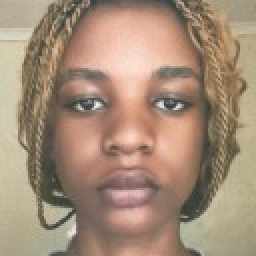
#> input picture data/augmented/images/Happy/Happy_neutral__brightness.jpg, 128 x 128 px (shown 2 times larger); its folder holds only this picture in this run
$ python -i image_pipeline.py   (imports and definitions only)
#> lines starting #> are read from the running program, lines starting #| are printed output that depends on the picture
"""Task 2: load faces, augment them, extract features, write image_features.csv."""
from __future__ import annotations

import re
import warnings
from pathlib import Path

import cv2
import numpy as np
import pandas as pd
from PIL import Image, ImageOps
from skimage.feature import hog, local_binary_pattern

from .config import AUGMENTED, EXPRESSIONS, IMAGE_EXTS, IMAGE_SIZE, PROCESSED

_LBP_POINTS, _LBP_RADIUS = 8, 1
_NAME = re.compile(r"^(?P<member>.+)_(?P<kind>" + "|".join(EXPRESSIONS) + r")(_\d+)?$")
_detector = None


# [66 lines left out: functions read_image, _face_detector, _center_square, crop_face, _rotate, augment, not called in this run]


def extract_features(img: np.ndarray) -> dict[str, float]:
    """HOG = face shape, LBP = skin/feature texture, histograms = tone and colour."""
    gray = cv2.cvtColor(img, cv2.COLOR_RGB2GRAY)
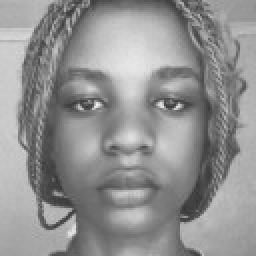
#> gray: shape (128, 128) (shown 2 times larger); min 53, max 244, mean 145.7
    equalized = cv2.createCLAHE(clipLimit=2.0, tileGridSize=(8, 8)).apply(gray)
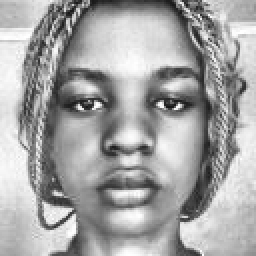
#> equalized: shape (128, 128) (shown 2 times larger); min 22, max 255, mean 164.6
    feats: dict[str, float] = {}
    hog_vec = hog(equalized, orientations=9, pixels_per_cell=(24, 24), cells_per_block=(2, 2),
                  block_norm="L2-Hys", feature_vector=True)
#> hog_vec = 576 values, max 0.265 at index 76, min 0.00863 at index 53, mean 0.151
    feats.update({f"hog_{i}": float(v) for i, v in enumerate(hog_vec)})
    lbp = local_binary_pattern(equalized, _LBP_POINTS, _LBP_RADIUS, method="uniform")
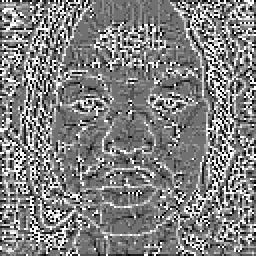
#> lbp: shape (128, 128) float64 (shown 2 times larger); min 0, max 9, mean 4.56; drawn with min black and max white
    lbp_hist, _ = np.histogram(lbp, bins=_LBP_POINTS + 2, range=(0, _LBP_POINTS + 2), density=True)
#> lbp_hist = [0.0439, 0.0659, 0.0527, 0.14, 0.271, 0.145, 0.0622, 0.0655, 0.0587, 0.0947]
    feats.update({f"lbp_{i}": float(v) for i, v in enumerate(lbp_hist)})
    gray_hist, _ = np.histogram(gray, bins=32, range=(0, 256), density=True)
#> gray_hist = 32 values, max 0.0112 at index 21, min 0 at index 0, mean 0.00391
    feats.update({f"gray_hist_{i}": float(v) for i, v in enumerate(gray_hist)})
    for c, name in enumerate("rgb"):
        hist, _ = np.histogram(img[..., c], bins=16, range=(0, 256), density=True)
        feats.update({f"{name}_hist_{i}": float(v) for i, v in enumerate(hist)})
#> after the loop, feats = 666 items
    return feats


# [44 lines left out: functions list_enrolled, build_image_features, not called in this run]


META_COLS = ["image_id", "member", "expression", "augmentation", "source_file", "face_detected", "data_source"]

>>> import cv2
>>> picture = cv2.cvtColor(cv2.imread('../data/augmented/images/Happy/Happy_neutral__brightness.jpg'), cv2.COLOR_BGR2RGB)
>>> result = extract_features(picture)
#> result = 666 items

$ run again, on data/augmented/images/Happy/Happy_neutral__rotate_+12.jpg
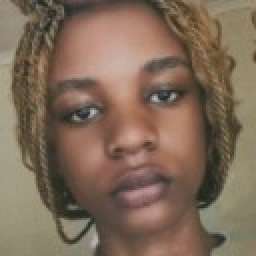
#> input picture data/augmented/images/Happy/Happy_neutral__rotate_+12.jpg, 128 x 128 px (shown 2 times larger)
#> in extract_features, `equalized = cv2.createCLAHE(clipLimit=2.0, tileGridSize=(8, 8)).apply(..`:
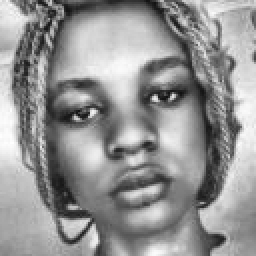
#> equalized: shape (128, 128) (shown 2 times larger); min 17, max 255, mean 147.7
#> hog_vec = 576 values, max 0.298 at index 76, min 0.00864 at index 80, mean 0.149
#> in extract_features, `lbp = local_binary_pattern(equalized, _LBP_POINTS, _LBP_RADIUS, method..`:
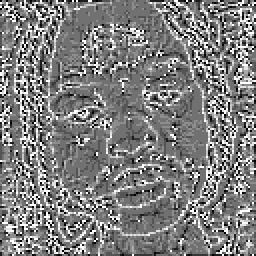
#> lbp: shape (128, 128) float64 (shown 2 times larger); min 0, max 9, mean 4.5; drawn with min black and max white
#> lbp_hist = [0.0344, 0.0535, 0.053, 0.146, 0.315, 0.151, 0.0602, 0.0548, 0.0507, 0.0822]
#> gray_hist = 32 values, max 0.0137 at index 17, min 0 at index 0, mean 0.00391
#> after the loop in extract_features, `for c, name in enumerate("rgb"):`: feats = 666 items
